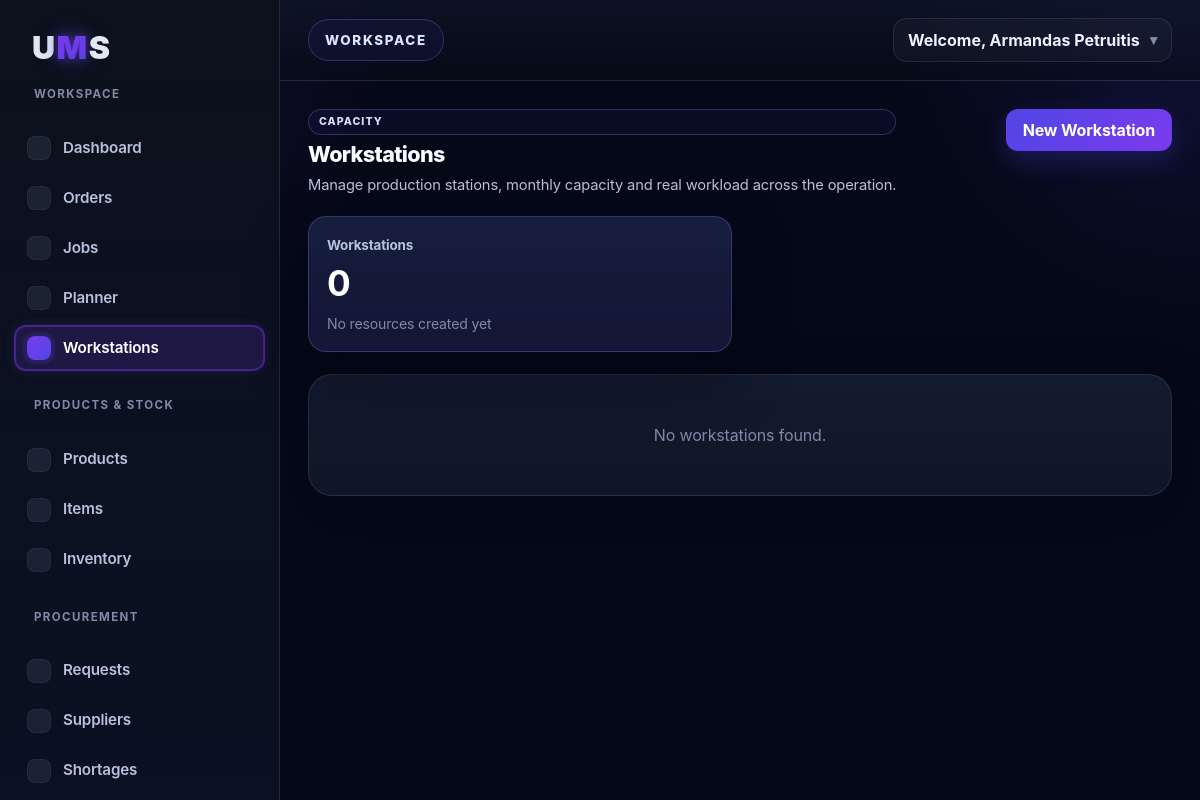
The app's page /workstations (signed in), older data.
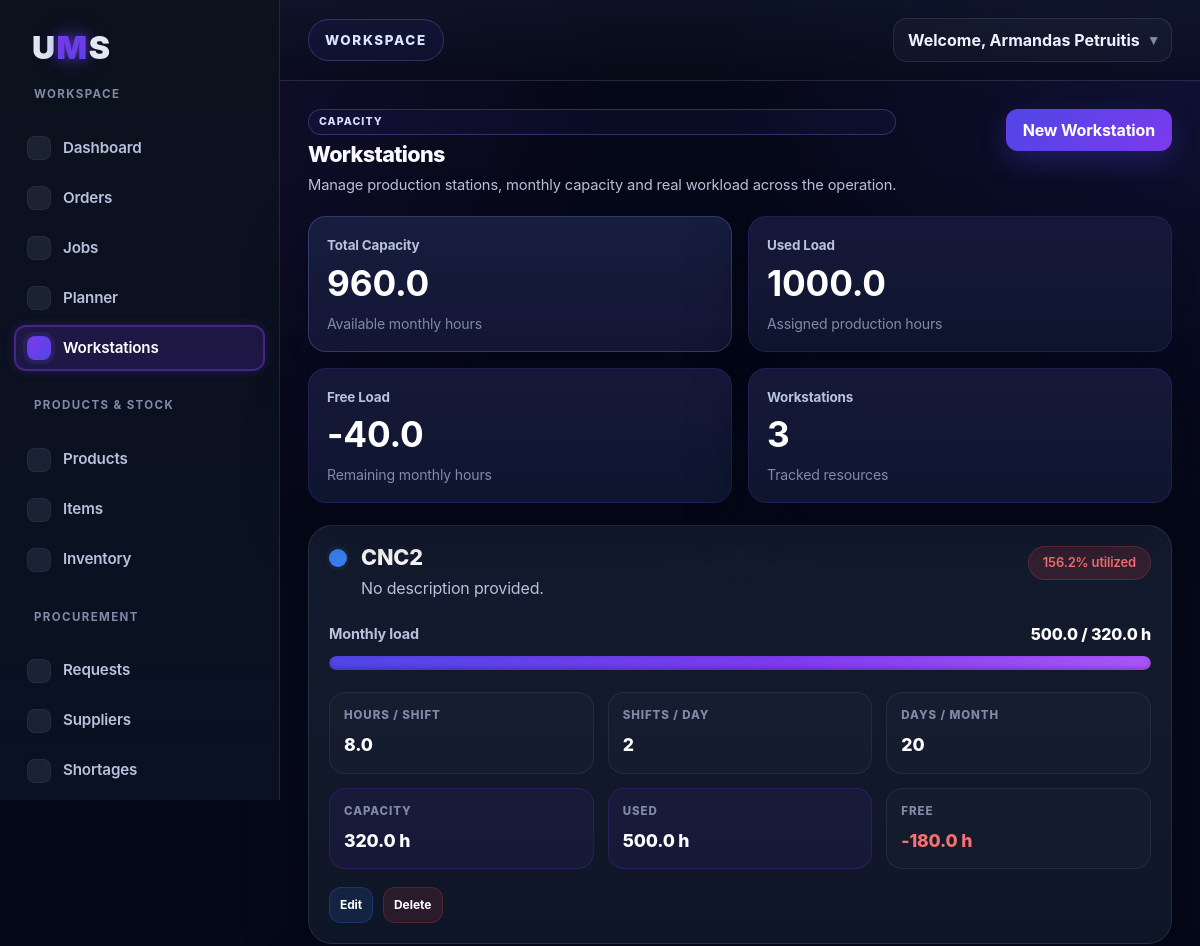
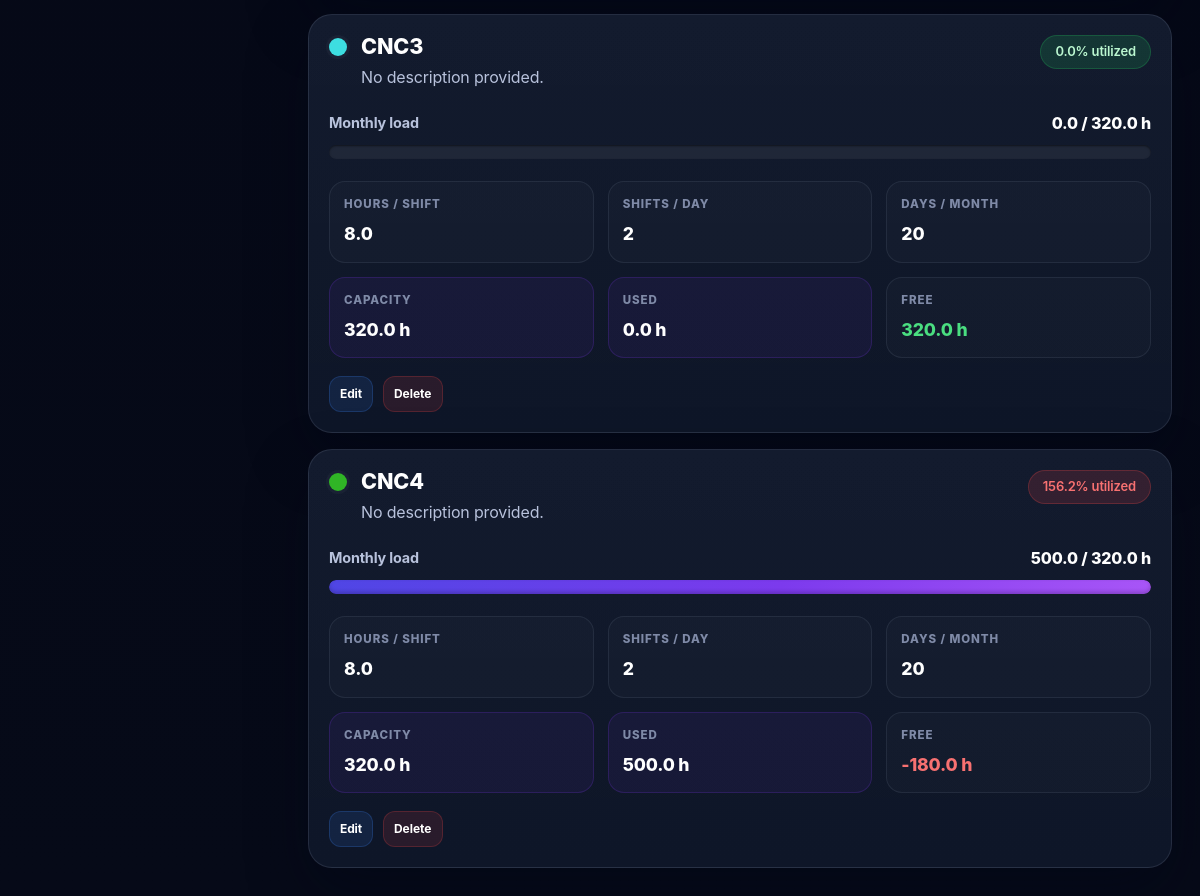
The same page, newer data (2 pictures, top to bottom).
### tables this page shows
CREATE TABLE workstations (
        id INTEGER PRIMARY KEY AUTOINCREMENT,
        name TEXT NOT NULL,
        description TEXT,
        hours_per_shift REAL NOT NULL DEFAULT 8,
        shifts_per_day INTEGER NOT NULL DEFAULT 1,
        working_days_per_month INTEGER NOT NULL DEFAULT 20
    , color TEXT NOT NULL DEFAULT '#3b82f6', company_id INTEGER);

### app.py (the view)
@app.route("/workstations")
def workstations():
    if not is_logged_in():
        return redirect(url_for("login"))
    company_id = get_company_id()
    conn = sqlite3.connect("database.db")
    cursor = conn.cursor()
    cursor.execute("""
        SELECT
            w.id,
            w.name,
            w.description,
            w.hours_per_shift,
            w.shifts_per_day,
            w.working_days_per_month,
            w.color,
            (w.hours_per_shift * w.shifts_per_day * w.working_days_per_month) AS monthly_capacity,
            IFNULL((
                SELECT SUM(
                    oj.estimated_hours *
                    CASE
                        WHEN (oj.planned_quantity - oj.completed_quantity) < 0 THEN 0
                        ELSE (oj.planned_quantity - oj.completed_quantity)
                    END
                )
                FROM order_jobs oj
                WHERE oj.workstation_id = w.id
                  AND oj.company_id = w.company_id
                  AND oj.status != 'Done'
                  AND (
                        oj.status = 'Waiting'
                        OR oj.status = 'Ongoing'
                        OR oj.status = 'Paused'
                        OR oj.status = 'Delayed'
                  )
                  AND (
                        oj.is_split_child = 1
                        OR NOT EXISTS (
                            SELECT 1
                            FROM order_jobs child
                            WHERE child.parent_job_id = oj.id
                              AND child.is_split_child = 1
                              AND child.company_id = oj.company_id
                        )
                  )
            ), 0) AS used_load
        FROM workstations w
        WHERE w.company_id = ?
        ORDER BY w.name ASC
    """, (company_id,))
    rows = cursor.fetchall()
    conn.close()
    workstations = []
    for row in rows:
        monthly_capacity = float(row[7] or 0)
        used_load = float(row[8] or 0)
        free_load = monthly_capacity - used_load
        workstations.append({
            "id": row[0],
            "name": row[1],
            "description": row[2],
            "hours_per_shift": row[3],
            "shifts_per_day": row[4],
            "working_days_per_month": row[5],
            "color": row[6],
            "monthly_capacity": monthly_capacity,
            "used_load": used_load,
            "free_load": free_load
        })
    return render_template(
        "workstations.html",
        workstations=workstations,
        active_page="workstations"
    )

### app.py (called while the page is built)
def is_logged_in():
    return "user_id" in session

def get_company_id():
    company_id = session.get("company_id")
    if not company_id:
        raise ValueError("Missing company_id in session.")
    return company_id

def get_current_user_role():
    return (session.get("user_role") or "worker").strip().lower()

def get_role_default_permissions(role):
    return set(ROLE_DEFAULT_PERMISSIONS.get((role or "worker").lower(), set()))

def get_user_permission_overrides(user_id):
    conn = sqlite3.connect("database.db")
    cursor = conn.cursor()
    cursor.execute("""
        SELECT permission_key, allowed
        FROM user_permissions
        WHERE user_id = ?
    """, (user_id,))
    rows = cursor.fetchall()
    conn.close()
    overrides = {}
    for permission_key, allowed in rows:
        overrides[permission_key] = bool(allowed)
    return overrides

### templates/workstations.html (shortened to what the changed rows need)
{% extends "base.html" %}
{% block content %}
<div class="jobs-header">
  <div class="jobs-header-left">
    <h1>Workstations</h1>
  </div>
</div>
<div class="workstations-summary-grid section-spacing">
  {% if workstations %}
    {% set total_capacity = namespace(value=0) %}
    {% set total_used = namespace(value=0) %}
    {% for workstation in workstations %}
      {% set total_capacity.value = total_capacity.value + workstation.monthly_capacity %}
      {% set total_used.value = total_used.value + workstation.used_load %}
    {% endfor %}
    <div class="stat-card stat-card-accent">
      <span class="stat-label">Total Capacity</span>
      <strong>{{ total_capacity.value | round(2) }}</strong>
      <span class="stat-meta">Available monthly hours</span>
    </div>
    <div class="stat-card">
      <span class="stat-label">Used Load</span>
      <strong>{{ total_used.value | round(2) }}</strong>
      <span class="stat-meta">Assigned production hours</span>
    </div>
    <div class="stat-card">
      <span class="stat-label">Free Load</span>
      <strong>{{ (total_capacity.value - total_used.value) | round(2) }}</strong>
      <span class="stat-meta">Remaining monthly hours</span>
    </div>
    <div class="stat-card">
      <span class="stat-label">Workstations</span>
      <strong>{{ workstations|length }}</strong>
      <span class="stat-meta">Tracked resources</span>
    </div>
  {% else %}
    <div class="stat-card stat-card-accent">
      <span class="stat-label">Workstations</span>
      <strong>0</strong>
      <span class="stat-meta">No resources created yet</span>
    </div>
  {% endif %}
</div>
<div class="workstations-list">
  {% if workstations %}
    {% for workstation in workstations %}
      {% set percent = (workstation.used_load / workstation.monthly_capacity * 100) if workstation.monthly_capacity > 0 else 0 %}
      {% set safe_percent = percent if percent < 100 else 100 %}
      {% if percent > 100 %}
        {% set load_class = "danger" %}
      {% elif percent > 80 %}
        {% set load_class = "warning" %}
      {% else %}
        {% set load_class = "success" %}
      {% endif %}
      <article class="workstation-card">
        <div class="workstation-card-top">
          <div class="workstation-main">
            <div class="workstation-title-row">
              <div class="color-chip-wrap">
                <span class="color-chip workstation-color-chip" style="background: {{ workstation.color }};"></span>
              </div>
              <div>
                <h3>{{ workstation.name }}</h3>
                <p>{{ workstation.description if workstation.description else "No description provided." }}</p>
              </div>
            </div>
          </div>
          <div class="workstation-top-meta">
            <span class="capacity-pill {{ load_class }}">
              {{ percent | round(1) }}% utilized
            </span>
          </div>
        </div>
        <div class="workstation-capacity-block">
          <div class="workstation-capacity-head">
            <span>Monthly load</span>
            <strong>{{ workstation.used_load | round(2) }} / {{ workstation.monthly_capacity | round(2) }} h</strong>
          </div>
          <div class="progress-track workstation-progress-lg">
            <div class="progress-fill workstation-progress-fill" style="width: {{ safe_percent }}%;"></div>
          </div>
        </div>
        <div class="workstation-metrics-grid">
          <div class="workstation-metric">
            <span class="job-mini-label">Hours / Shift</span>
            <strong>{{ workstation.hours_per_shift }}</strong>
          </div>
          <div class="workstation-metric">
            <span class="job-mini-label">Shifts / Day</span>
            <strong>{{ workstation.shifts_per_day }}</strong>
          </div>
          <div class="workstation-metric">
            <span class="job-mini-label">Days / Month</span>
            <strong>{{ workstation.working_days_per_month }}</strong>
          </div>
          <div class="workstation-metric">
            <span class="job-mini-label">Capacity</span>
            <strong>{{ workstation.monthly_capacity | round(2) }} h</strong>
          </div>
          <div class="workstation-metric">
            <span class="job-mini-label">Used</span>
            <strong>{{ workstation.used_load | round(2) }} h</strong>
          </div>
          <div class="workstation-metric">
            <span class="job-mini-label">Free</span>
            {% if workstation.free_load < 0 %}
              <strong class="metric-danger">{{ workstation.free_load | round(2) }} h</strong>
            {% elif workstation.free_load < (workstation.monthly_capacity * 0.3) %}
              <strong class="metric-warning">{{ workstation.free_load | round(2) }} h</strong>
            {% else %}
              <strong class="metric-success">{{ workstation.free_load | round(2) }} h</strong>
            {% endif %}
          </div>
        </div>
        <div class="workstation-card-actions">
          <a href="{{ url_for('edit_workstation', workstation_id=workstation.id) }}" class="table-action-btn btn-edit">Edit</a>
          <form method="POST"
                action="{{ url_for('delete_workstation', workstation_id=workstation.id) }}"
                class="inline-form"
                onsubmit="return confirm('Are you sure you want to delete this workstation?');">
            <button type="submit" class="table-action-btn btn-delete">Delete</button>
          </form>
        </div>
      </article>
    {% endfor %}
  {% else %}
    <div class="dashboard-table-card">
      <div class="empty-table-message">No workstations found.</div>
    </div>
  {% endif %}
</div>
{% endblock %}

Row changes from the older to the newer data that the page shows:
added workstations: name "CNC2", description "No description provided.", percent "156.2", used_load "500.0", monthly_capacity "320.0", {{ safe_percent }} 100 (drawn), hours_per_shift "8.0", shifts_per_day "2", working_days_per_month "20", free_load "-180.0"
added workstations: name "CNC3", description "No description provided.", percent "0.0", used_load "0.0", monthly_capacity "320.0", hours_per_shift "8.0", shifts_per_day "2", working_days_per_month "20", free_load "320.0"
added workstations: name "CNC4", description "No description provided.", percent "156.2", used_load "500.0", monthly_capacity "320.0", {{ safe_percent }} 100 (drawn), hours_per_shift "8.0", shifts_per_day "2", working_days_per_month "20", free_load "-180.0"
Text that changed along with them:
{{ total_capacity.value | round(2) }}: (not shown) → "960.0"
{{ total_used.value | round(2) }}: (not shown) → "1000.0"
{{ (total_capacity.value - total_used.value) | round(2) }}: (not shown) → "-40.0"
{{ workstations|length }}: (not shown) → "3"
text no longer shown: "0 No resources created yet No workstations found."
text now shown: "Total Capacity Available monthly hours Used Load Assigned production hours Free Load Remaining monthly hours Tracked resources"
